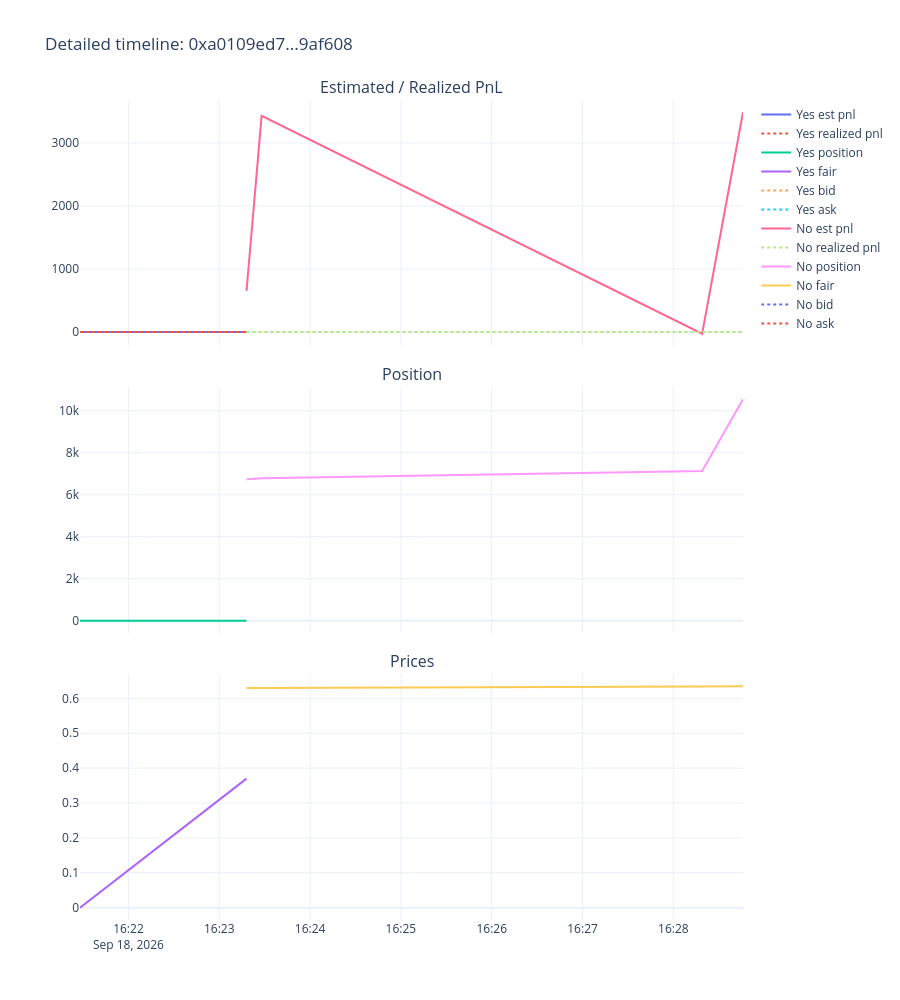

The code cell stored with this chart in its notebook:
### Code cell
timeline = events[events['row_type'] == 'stats'][['dt', 'token_id', 'outcome', 'position_after', 'realized_pnl', 'est_pnl', 'best_bid', 'best_ask', 'fair_price', 'vwap5m', 'vwap15m', 'vwap1h']].copy()
timeline = timeline.sort_values(['dt', 'token_id']).reset_index(drop=True)

fig = make_subplots(rows=3, cols=1, shared_xaxes=True, vertical_spacing=0.05,
                     subplot_titles=('Estimated / Realized PnL', 'Position', 'Prices'))

for token_id, grp in timeline.groupby('token_id', sort=False):
    label = grp['outcome'].iloc[0]
    fig.add_trace(go.Scatter(x=grp['dt'], y=grp['est_pnl'], name=f'{label} est pnl', mode='lines'), row=1, col=1)
    fig.add_trace(go.Scatter(x=grp['dt'], y=grp['realized_pnl'], name=f'{label} realized pnl', mode='lines', line=dict(dash='dot')), row=1, col=1)
    fig.add_trace(go.Scatter(x=grp['dt'], y=grp['position_after'], name=f'{label} position', mode='lines'), row=2, col=1)
    fig.add_trace(go.Scatter(x=grp['dt'], y=grp['fair_price'], name=f'{label} fair', mode='lines'), row=3, col=1)
    fig.add_trace(go.Scatter(x=grp['dt'], y=grp['best_bid'], name=f'{label} bid', mode='lines', line=dict(dash='dot')), row=3, col=1)
    fig.add_trace(go.Scatter(x=grp['dt'], y=grp['best_ask'], name=f'{label} ask', mode='lines', line=dict(dash='dot')), row=3, col=1)

fig.update_layout(height=1000, template='plotly_white', title=f'Detailed timeline: {best_cid[:10]}...{best_cid[-6:]}')
fig.show()

### Figure 1 — Plotly figure (JSON) as saved in the notebook; plotly's stock layout.template omitted (floating-point values rounded to 4 significant figures)
{"data": [{"mode": "lines", "name": "Yes est pnl", "type": "scatter", "x": ["2026-09-18T16:21:28.000000000", "2026-09-18T16:23:18.000000000"], "xaxis": "x", "y": [0.0, 0.0], "yaxis": "y"}, {"line": {"dash": "dot"}, "mode": "lines", "name": "Yes realized pnl", "type": "scatter", "x": ["2026-09-18T16:21:28.000000000", "2026-09-18T16:23:18.000000000"], "xaxis": "x", "y": [0.0, 0.0], "yaxis": "y"}, {"mode": "lines", "name": "Yes position", "type": "scatter", "x": ["2026-09-18T16:21:28.000000000", "2026-09-18T16:23:18.000000000"], "xaxis": "x2", "y": [0.0, 0.0], "yaxis": "y2"}, {"mode": "lines", "name": "Yes fair", "type": "scatter", "x": ["2026-09-18T16:21:28.000000000", "2026-09-18T16:23:18.000000000"], "xaxis": "x3", "y": [0.0, 0.37], "yaxis": "y3"}, {"line": {"dash": "dot"}, "mode": "lines", "name": "Yes bid", "type": "scatter", "x": ["2026-09-18T16:21:28.000000000", "2026-09-18T16:23:18.000000000"], "xaxis": "x3", "y": [NaN, NaN], "yaxis": "y3"}, {"line": {"dash": "dot"}, "mode": "lines", "name": "Yes ask", "type": "scatter", "x": ["2026-09-18T16:21:28.000000000", "2026-09-18T16:23:18.000000000"], "xaxis": "x3", "y": [NaN, NaN], "yaxis": "y3"}, {"mode": "lines", "name": "No est pnl", "type": "scatter", "x": ["2026-09-18T16:23:18.000000000", "2026-09-18T16:23:28.000000000", "2026-09-18T16:28:19.000000000", "2026-09-18T16:28:46.000000000"], "xaxis": "x", "y": [651.3, 3433.0, -28.52, 3488.0], "yaxis": "y"}, {"line": {"dash": "dot"}, "mode": "lines", "name": "No realized pnl", "type": "scatter", "x": ["2026-09-18T16:23:18.000000000", "2026-09-18T16:23:28.000000000", "2026-09-18T16:28:19.000000000", "2026-09-18T16:28:46.000000000"], "xaxis": "x", "y": [0.0, 0.0, 0.0, 0.0], "yaxis": "y"}, {"mode": "lines", "name": "No position", "type": "scatter", "x": ["2026-09-18T16:23:18.000000000", "2026-09-18T16:23:28.000000000", "2026-09-18T16:28:19.000000000", "2026-09-18T16:28:46.000000000"], "xaxis": "x2", "y": [6742.0, 6780.0, 7126.0, 10540.0], "yaxis": "y2"}, {"mode": "lines", "name": "No fair", "type": "scatter", "x": ["2026-09-18T16:23:18.000000000", "2026-09-18T16:23:28.000000000", "2026-09-18T16:28:19.000000000", "2026-09-18T16:28:46.000000000"], "xaxis": "x3", "y": [0.63, 0.63, 0.6341, 0.6346], "yaxis": "y3"}, {"line": {"dash": "dot"}, "mode": "lines", "name": "No bid", "type": "scatter", "x": ["2026-09-18T16:23:18.000000000", "2026-09-18T16:23:28.000000000", "2026-09-18T16:28:19.000000000", "2026-09-18T16:28:46.000000000"], "xaxis": "x3", "y": [NaN, NaN, NaN, NaN], "yaxis": "y3"}, {"line": {"dash": "dot"}, "mode": "lines", "name": "No ask", "type": "scatter", "x": ["2026-09-18T16:23:18.000000000", "2026-09-18T16:23:28.000000000", "2026-09-18T16:28:19.000000000", "2026-09-18T16:28:46.000000000"], "xaxis": "x3", "y": [NaN, NaN, NaN, NaN], "yaxis": "y3"}], "layout": {"annotations": [{"font": {"size": 16}, "showarrow": false, "text": "Estimated / Realized PnL", "x": 0.5, "xanchor": "center", "xref": "paper", "y": 1, "yanchor": "bottom", "yref": "paper"}, {"font": {"size": 16}, "showarrow": false, "text": "Position", "x": 0.5, "xanchor": "center", "xref": "paper", "y": 0.65, "yanchor": "bottom", "yref": "paper"}, {"font": {"size": 16}, "showarrow": false, "text": "Prices", "x": 0.5, "xanchor": "center", "xref": "paper", "y": 0.3, "yanchor": "bottom", "yref": "paper"}], "height": 1000, "title": {"text": "Detailed timeline: 0xa0109ed7...9af608"}, "xaxis": {"anchor": "y", "domain": [0, 1], "matches": "x3", "showticklabels": false}, "xaxis2": {"anchor": "y2", "domain": [0, 1], "matches": "x3", "showticklabels": false}, "xaxis3": {"anchor": "y3", "domain": [0, 1]}, "yaxis": {"anchor": "x", "domain": [0.7, 1]}, "yaxis2": {"anchor": "x2", "domain": [0.35, 0.65]}, "yaxis3": {"anchor": "x3", "domain": [0, 0.3]}}}
